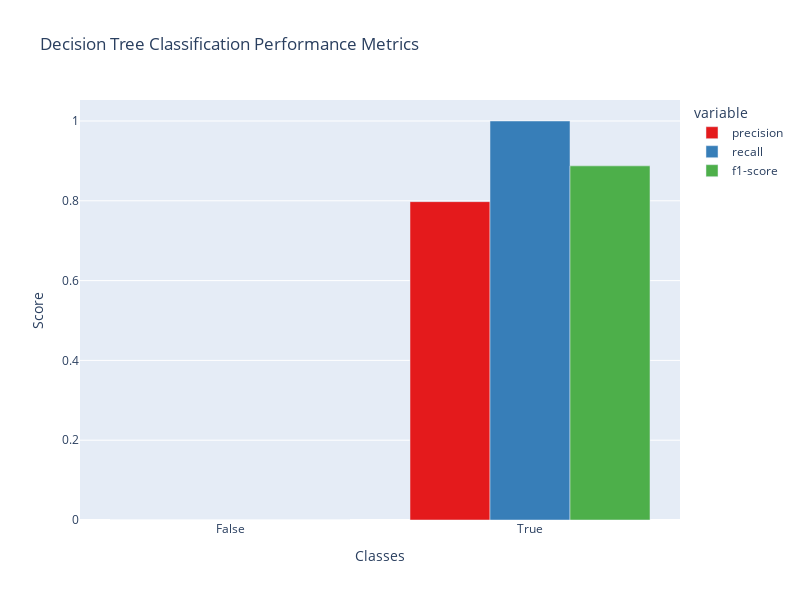
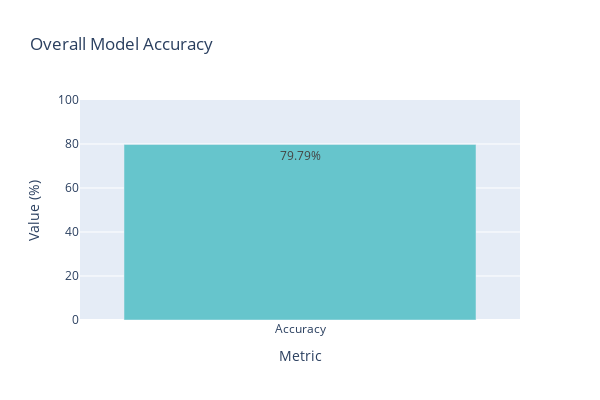

Write notebook code for charts like these, in order.
### Code cell
dec_clf = DecisionTreeClassifier(criterion='gini', random_state=3, max_depth=5)
dec_clf.fit(X_train, y_train)

# Make predictions
y_pred = dec_clf.predict(X_test)

# Calculate accuracy
accuracy = accuracy_score(y_test, y_pred) * 100

# Generate the classification report as a dictionary
report = classification_report(y_test, y_pred, output_dict=True)

# Prepare the data for visualization
metrics_df = pd.DataFrame(report).T.reset_index()  # Convert to DataFrame and reset index
metrics_df = metrics_df.rename(columns={'index': 'Class'})  # Rename the columns

# Filter out accuracy and support rows for bar chart visualization
metrics_to_plot = metrics_df[~metrics_df['Class'].isin(['accuracy', 'macro avg', 'weighted avg'])]

# Plot bar chart for precision, recall, and F1-score
fig = px.bar(
    metrics_to_plot,
    x="Class",
    y=["precision", "recall", "f1-score"],
    barmode="group",
    title="Decision Tree Classification Performance Metrics",
    labels={"value": "Score", "Class": "Classes"},
    color_discrete_sequence=px.colors.qualitative.Set1
)
fig.update_layout(
    xaxis_title="Classes",
    yaxis_title="Score",
    height=600,
    width=800,
)
fig.show()


fig_accuracy.update_layout(
    height=400,
    width=600,
    yaxis=dict(range=[0, 100]),  # Ensure the range is 0-100%
)
fig_accuracy.show()

### Figure 1 — Plotly figure (JSON) as saved in the notebook; plotly's stock layout.template omitted (floating-point values rounded to 4 significant figures)
{"data": [{"alignmentgroup": "True", "hovertemplate": "variable=precision<br>Classes=%{x}<br>Score=%{y}<extra></extra>", "legendgroup": "precision", "marker": {"color": "rgb(228,26,28)", "pattern": {"shape": ""}}, "name": "precision", "offsetgroup": "precision", "orientation": "v", "showlegend": true, "textposition": "auto", "type": "bar", "x": ["False", "True"], "xaxis": "x", "y": [0, 0.7979], "yaxis": "y"}, {"alignmentgroup": "True", "hovertemplate": "variable=recall<br>Classes=%{x}<br>Score=%{y}<extra></extra>", "legendgroup": "recall", "marker": {"color": "rgb(55,126,184)", "pattern": {"shape": ""}}, "name": "recall", "offsetgroup": "recall", "orientation": "v", "showlegend": true, "textposition": "auto", "type": "bar", "x": ["False", "True"], "xaxis": "x", "y": [0, 1], "yaxis": "y"}, {"alignmentgroup": "True", "hovertemplate": "variable=f1-score<br>Classes=%{x}<br>Score=%{y}<extra></extra>", "legendgroup": "f1-score", "marker": {"color": "rgb(77,175,74)", "pattern": {"shape": ""}}, "name": "f1-score", "offsetgroup": "f1-score", "orientation": "v", "showlegend": true, "textposition": "auto", "type": "bar", "x": ["False", "True"], "xaxis": "x", "y": [0, 0.8876], "yaxis": "y"}], "layout": {"barmode": "group", "height": 600, "legend": {"title": {"text": "variable"}, "tracegroupgap": 0}, "title": {"text": "Decision Tree Classification Performance Metrics"}, "width": 800, "xaxis": {"anchor": "y", "autorange": true, "domain": [0, 1], "range": [-0.5, 1.5], "title": {"text": "Classes"}, "type": "category"}, "yaxis": {"anchor": "x", "autorange": true, "domain": [0, 1], "range": [0, 1.053], "title": {"text": "Score"}, "type": "linear"}}}

### Figure 2 — Plotly figure (JSON) as saved in the notebook; plotly's stock layout.template omitted (floating-point values rounded to 4 significant figures)
{"data": [{"alignmentgroup": "True", "hovertemplate": "Metric=%{x}<br>Value (%)=%{y}<br>text=%{text}<extra></extra>", "legendgroup": "", "marker": {"color": "rgb(102, 197, 204)", "pattern": {"shape": ""}}, "name": "", "offsetgroup": "", "orientation": "v", "showlegend": false, "text": ["79.79%"], "textposition": "auto", "type": "bar", "x": ["Accuracy"], "xaxis": "x", "y": [79.79], "yaxis": "y"}], "layout": {"barmode": "relative", "height": 400, "legend": {"tracegroupgap": 0}, "title": {"text": "Overall Model Accuracy"}, "width": 600, "xaxis": {"anchor": "y", "autorange": true, "domain": [0, 1], "range": [-0.5, 0.5], "title": {"text": "Metric"}, "type": "category"}, "yaxis": {"anchor": "x", "domain": [0, 1], "range": [0, 100], "title": {"text": "Value (%)"}, "type": "linear"}}}
